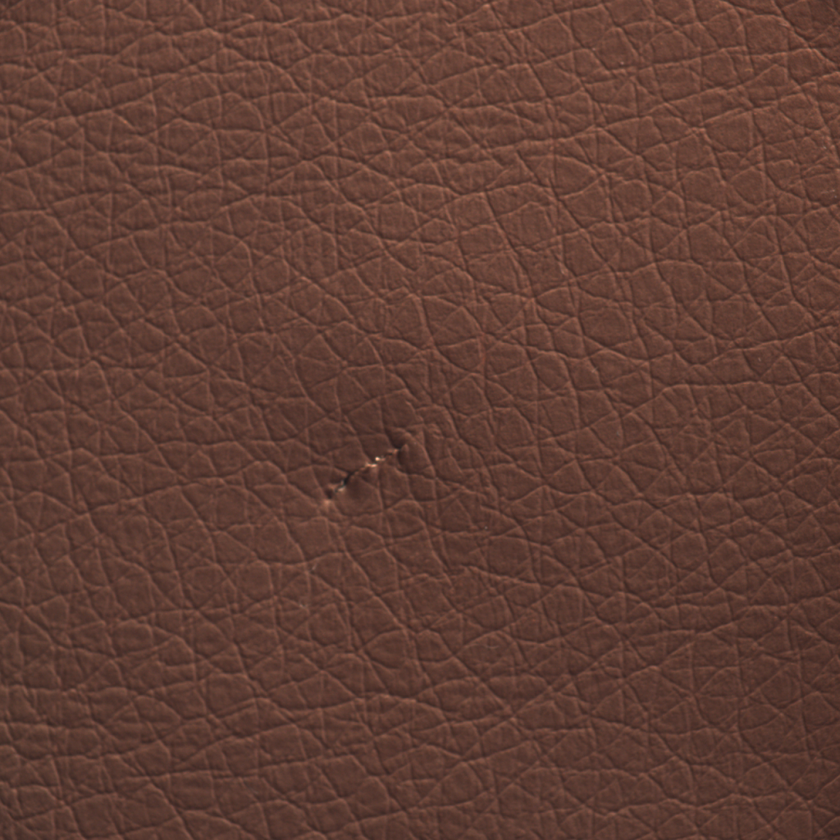
#> input picture 12_leather.png, 840 x 840 px, shrunk from 1024 x 1024 before the run
$ python 12_morphological_opening.py
#> lines starting #> are read from the running program, lines starting #| are printed output that depends on the picture
#  Use Morphological Opening and Closing to Clean Binary Masks
import cv2
import numpy as np
import matplotlib.pyplot as plt

image = cv2.imread("12_leather.png", cv2.IMREAD_GRAYSCALE)
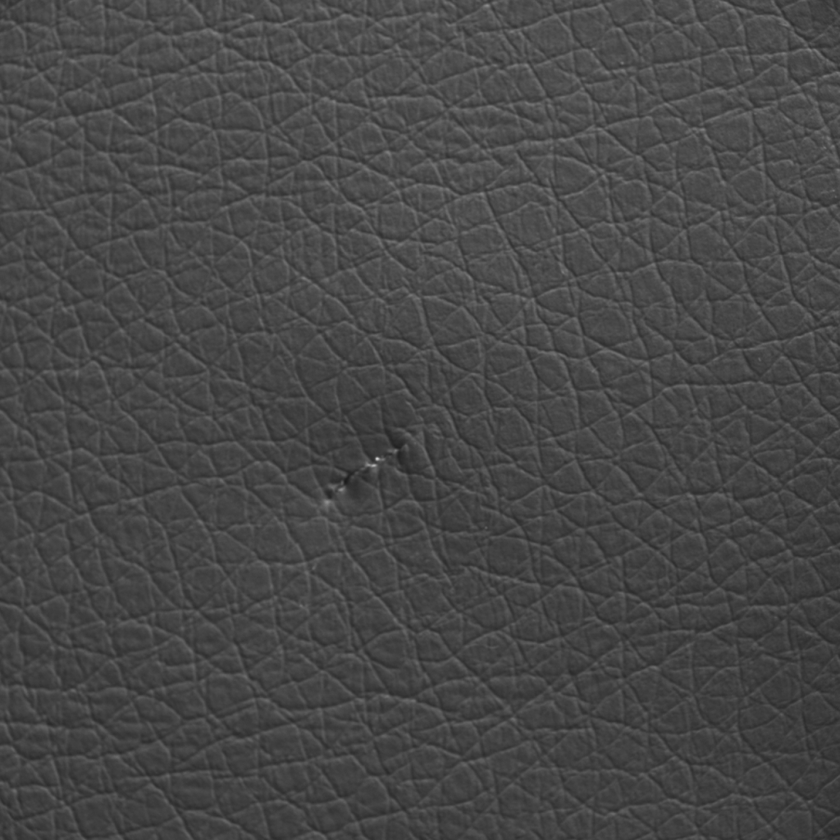
#> image: shape (840, 840); min 27, max 207, mean 71.4
kernel = np.ones((5, 5), np.uint8)
opening = cv2.morphologyEx(image, cv2.MORPH_OPEN, kernel)
closing = cv2.morphologyEx(image, cv2.MORPH_CLOSE, kernel)

plt.figure(figsize=(10, 5))
plt.subplot(1, 3, 1), plt.imshow(image, cmap="gray"), plt.title("Original")
plt.subplot(1, 3, 2), plt.imshow(opening, cmap="gray"), plt.title("Opening")
plt.subplot(1, 3, 3), plt.imshow(closing, cmap="gray"), plt.title("Closing")
plt.show()
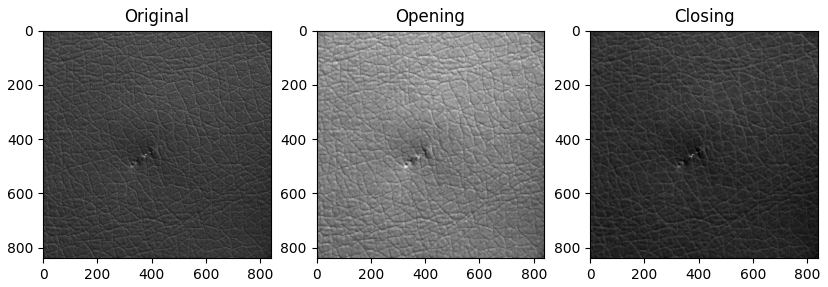
#> figure drawn by matplotlib, 3 panels
